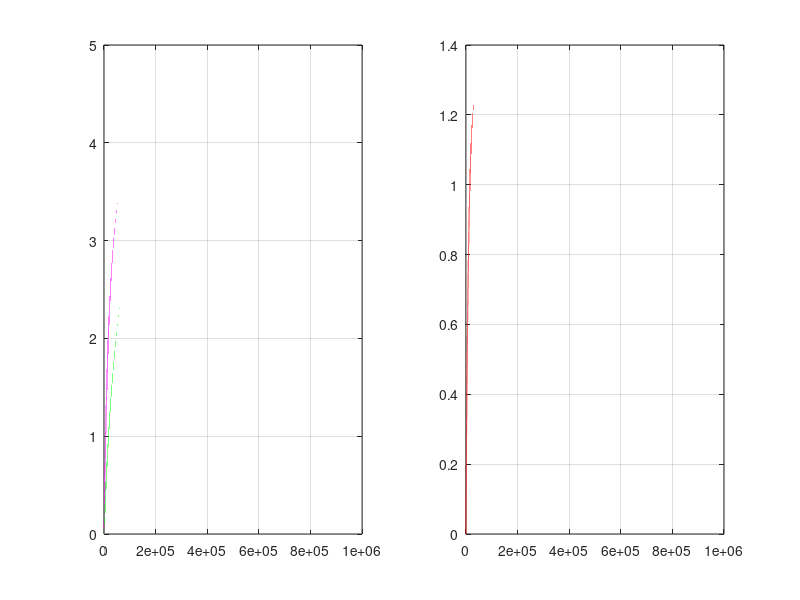

Write the MATLAB code that produced this figure. (Note: this script raises an error after producing the figure.)
rAux = 0:1000000;
Vcc = 5;
rFlex_0 = 25000;
rFlex_1 = 70000;

v0_0 = Vcc*(rAux./(rAux+rFlex_0));
v0_1 = Vcc*(rAux./(rAux+rFlex_1));

vDiff = abs(v0_0 - v0_1);

subplot(1,2,1);
plot(rAux,v0_0,'m');
hold on
plot(rAux,v0_1,'g');
hold off;
grid;

subplot(1,2,2);
plot(rAux, vDiff, 'r');
grid;

[peak,location] = findpeaks(vDiff,rAux);